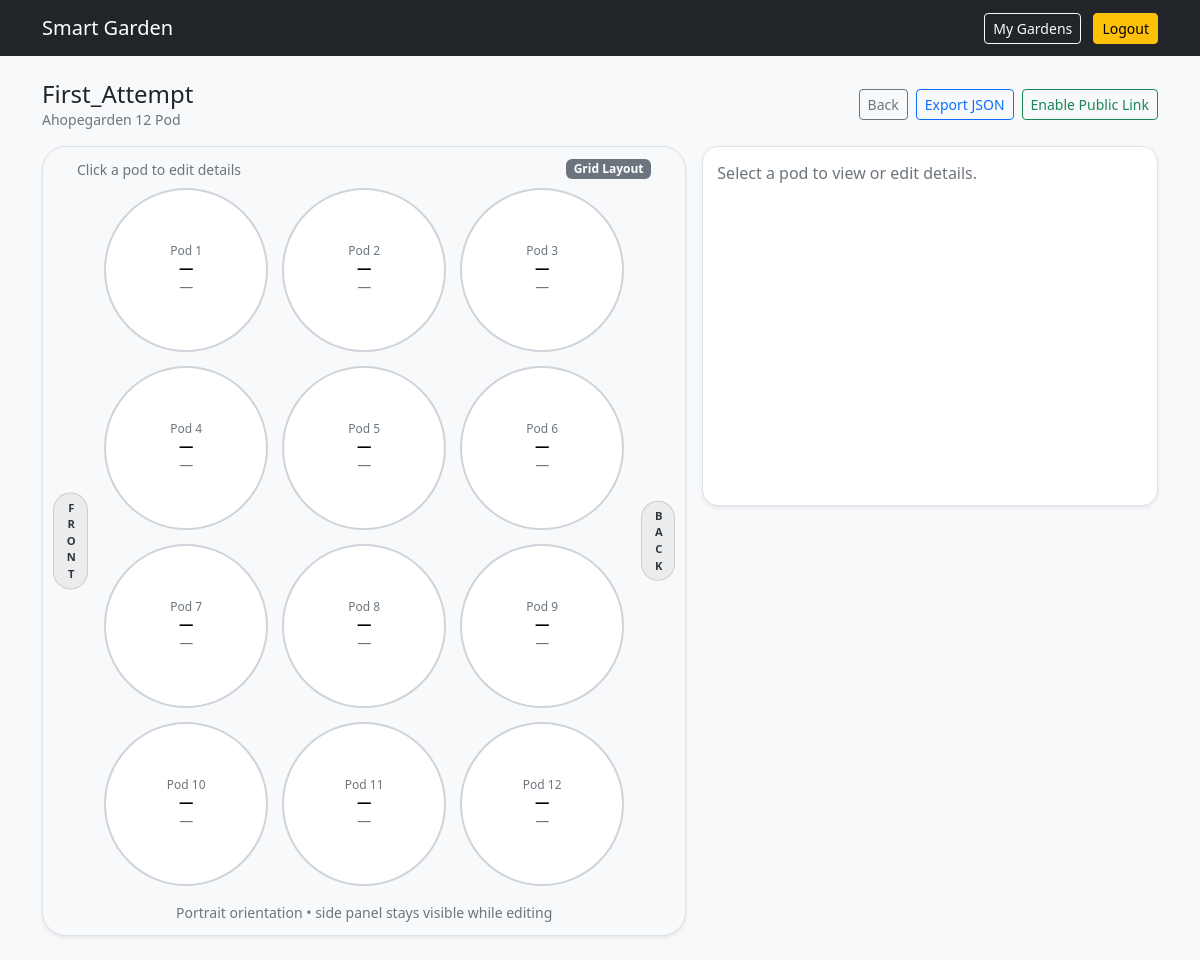
Page /gardens/3/ (signed in) on the committed database.
### gardens/models.py (models this page shows, shortened)
class Garden(models.Model):
    owner = models.ForeignKey(
        settings.AUTH_USER_MODEL,
        on_delete=models.SET_NULL,
        null=True,
        blank=True,
        related_name="gardens"
    )
    guest_token = models.CharField(max_length=64, blank=True, db_index=True)
    is_guest = models.BooleanField(default=False)
    name = models.CharField(max_length=120)
    device_type = models.CharField(max_length=40, choices=DeviceType.choices, default=DeviceType.AHOPEGARDEN_12)
    is_public = models.BooleanField(default=False)
    share_slug = models.SlugField(max_length=32, unique=True, blank=True, null=True)
    view_front = models.CharField(
        max_length=10,
        choices=[("left", "Left"), ("right", "Right")],
        default="left"
    )
    created_at = models.DateTimeField(auto_now_add=True)

class Pod(models.Model):
    garden = models.ForeignKey(Garden, on_delete=models.CASCADE, related_name="pods")
    position = models.PositiveSmallIntegerField()  # 1..12
    plant_name = models.CharField(max_length=120, blank=True)
    planted_at = models.DateField(null=True, blank=True)
    status = models.CharField(max_length=20, choices=PodStatus.choices, default=PodStatus.EMPTY)
    updated_at = models.DateTimeField(auto_now=True)
    class Meta:
        unique_together = ("garden", "position")
        ordering = ["position"]
    def days_growing(self) -> int | None:
        if not self.planted_at:
            return None
        return (timezone.localdate() - self.planted_at).days
    def display_label(self) -> str:
        return self.plant_name.strip() or "—"

### gardens/views.py (the view)
# urls.py: path("gardens/<int:garden_id>/", views.garden_detail, name="garden_detail"),
@require_http_methods(["GET"])
def garden_detail(request, garden_id: int):
    garden = _get_editable_garden_or_404(request, garden_id)
    device = get_device_template(garden.device_type)
    svg_text, pod_map = try_load_svg_and_map(device)
    front = getattr(garden, "view_front", None) or "left"
    pods = list(garden.pods.all().order_by("position"))
    cols = 3
    rows = [pods[i:i + cols] for i in range(0, len(pods), cols)]
    if front == "right":
        rows = [list(reversed(r)) for r in rows]
    return render(request, "gardens/garden_detail.html", {
        "garden": garden,
        "pods": pods,                 # still available for SVG / other uses
        "grid_rows": rows,            # use this in grid fallback loop
        "device": device,
        "svg_text": svg_text,
        "pod_map": pod_map,
        "today": timezone.localdate(),
        "is_guest": garden.is_guest,
        "guest_notes_remaining": _guest_notes_remaining(garden) if garden.is_guest else None,
        "front": front,               # "left" or "right"
    })

### gardens/device_templates.py (called while the page is built, shortened)
def get_device_template(code: str) -> DeviceTemplate:
    return TEMPLATES.get(code) or DeviceTemplate(
        code=code,
        display_name=code,
        pod_count=12,
        layout_mode="grid",
        grid_rows=4,
        grid_cols=3,
        grid_front="bottom",
    )

def try_load_svg_and_map(device: DeviceTemplate) -> tuple[str | None, list[dict] | None]:
    if device.layout_mode != "svg" or not device.svg_relpath or not device.map_relpath:
        return None, None

### gardens/views.py (called while the page is built)
def _can_edit_garden(request, garden: Garden) -> bool:
    if request.user.is_authenticated and garden.owner_id == request.user.id:
        return True
    tok = _get_guest_token(request)
    if tok and garden.is_guest and garden.guest_token == tok:
        return True
    return False

def _get_editable_garden_or_404(request, garden_id: int) -> Garden:
    garden = Garden.objects.filter(id=garden_id).first()
    if not garden or not _can_edit_garden(request, garden):
        raise Http404("Garden not found.")
    return garden

### templates/gardens/garden_detail.html (shortened to what this page needs)
{% extends "gardens/base.html" %}
{% load static %}
{% block extra_css %}
  <link rel="stylesheet" href="{% static 'gardens/css/garden_detail.css' %}">
{% endblock %}
{% block content %}
<div class="d-flex flex-wrap align-items-center justify-content-between gap-2 mb-3">
  <div>
    <h1 class="h4 mb-0">{{ garden.name }}</h1>
    <div class="muted small">
      {{ garden.get_device_type_display }}
    </div>
  </div>
  <div class="d-flex flex-wrap align-items-center gap-2">
    <a class="btn btn-outline-secondary btn-sm" href="{% url 'gardens:garden_list' %}">
      Back
    </a>
    <a class="btn btn-outline-primary btn-sm" href="{% url 'gardens:garden_export_json' garden.id %}">
      Export JSON
    </a>
    <form method="post" action="{% url 'gardens:garden_toggle_public' garden.id %}">
      {% if garden.is_public %}
        <button class="btn btn-outline-danger btn-sm">Disable Public Link</button>
      {% else %}
        <button class="btn btn-outline-success btn-sm">Enable Public Link</button>
      {% endif %}
    </form>
  </div>
</div>
<div class="row g-3">
  <div class="col-12 col-lg-7">
    {% if svg_text and pod_map %}
      <div class="tray shadow-sm position-relative sg-tray">
        {% if front == "right" %}
          <div class="sg-tray-edge sg-tray-front sg-tray-edge-right">FRONT</div>
          <div class="sg-tray-edge sg-tray-back sg-tray-edge-left">BACK</div>
        {% else %}
          <div class="sg-tray-edge sg-tray-back sg-tray-edge-right">BACK</div>
          <div class="sg-tray-edge sg-tray-front sg-tray-edge-left">FRONT</div>
        {% endif %}
        <div class="d-flex justify-content-between align-items-center mb-2">
          <div class="muted small">Click a pod to edit details</div>
          <span class="badge text-bg-secondary">SVG Layout</span>
        </div>
        <div id="device-svg-wrap" class="bg-white border rounded-4 p-2">
          {{ svg_text|safe }}
        </div>
      </div>
      <script>
        (function () {
          const POD_MAP = {{ pod_map|safe }};
          const gardenId = {{ garden.id }};
          function clearSelected() {
            POD_MAP.forEach(p => {
              const el = document.getElementById(p.svg_id);
              if (el) el.classList.remove("pod-selected");
            });
          }
          POD_MAP.forEach(p => {
            const el = document.getElementById(p.svg_id);
            if (!el) return;
            el.style.cursor = "pointer";
            el.classList.add("pod-hit");
            el.addEventListener("click", () => {
              clearSelected();
              el.classList.add("pod-selected");
              const url = `/gardens/${gardenId}/pods/${p.position}/panel/`;
              htmx.ajax("GET", url, "#sidepanel");
            });
          });
        })();
      </script>
    {% else %}
      <div class="tray shadow-sm position-relative sg-tray">
        {% if front == "left" %}
          <div class="sg-tray-edge sg-tray-front sg-tray-edge-left">FRONT</div>
          <div class="sg-tray-edge sg-tray-back sg-tray-edge-right">BACK</div>
        {% else %}
          <div class="sg-tray-edge sg-tray-back sg-tray-edge-left">BACK</div>
          <div class="sg-tray-edge sg-tray-front sg-tray-edge-right">FRONT</div>
        {% endif %}
        <div class="d-flex justify-content-between align-items-center mb-2">
          <div class="muted small">Click a pod to edit details</div>
          <span class="badge text-bg-secondary">Grid Layout</span>
        </div>
        <div class="pod-grid">
          {% for row in grid_rows %}
            {% for pod in row %}
              <button
                type="button"
                class="pod"
                hx-get="{% url 'gardens:pod_panel' garden.id pod.position %}"
                hx-target="#sidepanel"
                hx-swap="innerHTML"
              >
                <div class="pos">Pod {{ pod.position }}</div>
                <div class="label">
                  {{ pod.display_label|truncatechars:16 }}
                </div>
                {% if pod.days_growing %}
                  <div class="days">
                    {{ pod.days_growing }} day{% if pod.days_growing != 1 %}s{% endif %}
                  </div>
                {% else %}
                  <div class="muted small">—</div>
                {% endif %}
              </button>
            {% endfor %}
          {% endfor %}
        </div>
        <div class="muted small text-center mt-3">
          Portrait orientation • side panel stays visible while editing
        </div>
      </div>
    {% endif %}
  </div>
  <div class="col-12 col-lg-5">
    <div id="sidepanel" class="sidepanel shadow-sm">
      <div class="muted">Select a pod to view or edit details.</div>
    </div>
  </div>
</div>
{% endblock %}

### templates/gardens/base.html (shortened to what this page needs)
{% load static %}
<!doctype html>
<html lang="en">
<head>
  <link href="https://cdn.jsdelivr.net/npm/bootstrap@5.3.3/dist/css/bootstrap.min.css" rel="stylesheet">
  <link rel="stylesheet" href="{% static 'gardens/css/base.css' %}">
  {% block extra_css %}{% endblock %}
</head>
<body class="bg-light">
<nav class="navbar navbar-expand-lg navbar-dark bg-dark">
  <div class="container">
    <a class="navbar-brand" href="{% url 'gardens:home' %}">Smart Garden</a>
    <div class="ms-auto">
      {% if user.is_authenticated %}
        <a class="btn btn-sm btn-outline-light me-2" href="{% url 'gardens:garden_list' %}">My Gardens</a>
        <a class="btn btn-sm btn-warning" href="{% url 'gardens:logout' %}">Logout</a>
      {% else %}
        <a class="btn btn-sm btn-outline-light" href="{% url 'gardens:login' %}">Login</a>
      {% endif %}
    </div>
  </div>
</nav>
<div class="container py-4">
  {% block content %}{% endblock %}
</div>
</body>
</html>

### static/gardens/css/base.css (style rules this page uses)
.tray { background: #f8f9fa; border: 1px solid #dee2e6; border-radius: 24px; padding: 16px; position: relative; min-height: 360px; }
.pod-grid { display: grid; grid-template-columns: repeat(3, 1fr); gap: 14px; max-width: 520px; margin: 0 auto; }
.pod { border-radius: 999px; aspect-ratio: 1 / 1; border: 2px solid #ced4da; background: #fff; display: flex; flex-direction: column; justify-content: center; align-items: center; text-align: center; padding: 6px; cursor: pointer; transition: transform .05s ease-in-out; }
.pod .pos { font-size: .75rem; color: #6c757d; }
.pod .label { font-weight: 600; font-size: .9rem; line-height: 1.1; }
.sidepanel { border: 1px solid #dee2e6; border-radius: 16px; padding: 14px; background: #fff; min-height: 360px; position: sticky; top: 12px; }
.muted { color: #6c757d; }

### static/gardens/css/garden_detail.css (style rules this page uses)
.sg-tray { padding: 12px 34px; }
.sg-tray-edge { position: absolute; top: 50%; transform: translateY(-50%); font-weight: 900; letter-spacing: 1.6px; font-size: 0.70rem; padding: 6px 8px; border-radius: 999px; opacity: 0.92; background: rgba(0,0,0,0.06); border: 1px solid rgba(0,0,0,0.14); z-index: 10; user-select: none; }
.sg-tray-edge-left { left: 10px; writing-mode: vertical-rl; text-orientation: upright; }
.sg-tray-edge-right { right: 10px; writing-mode: vertical-lr; text-orientation: upright; }

### rows in the picture
Garden: name "First_Attempt", device_type "Ahopegarden 12 Pod"
Pod: position "1", display_label "—"
Pod: position "2", display_label "—"
Pod: position "3", display_label "—"
Pod: position "4", display_label "—"
Pod: position "5", display_label "—"
Pod: position "6", display_label "—"
Pod: position "7", display_label "—"
Pod: position "8", display_label "—"
Pod: position "9", display_label "—"
Pod: position "10", display_label "—"
Pod: position "11", display_label "—"
Pod: position "12", display_label "—"
